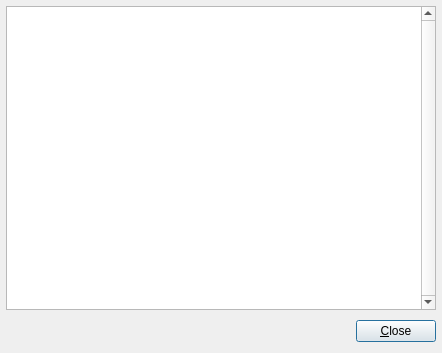
<ui version="4.0" >
 <class>InformationDialog</class>
 <widget class="QDialog" name="InformationDialog" >
  <property name="geometry" >
   <rect>
    <x>0</x>
    <y>0</y>
    <width>442</width>
    <height>353</height>
   </rect>
  </property>
  <property name="windowTitle" >
   <string>Information</string>
  </property>
  <property name="windowIcon" >
   <iconset resource="../qt-resources/qt_widgets.qrc" >:/human_gtk_about_16.png</iconset>
  </property>
  <layout class="QVBoxLayout" >
   <property name="spacing" >
    <number>6</number>
   </property>
   <property name="leftMargin" >
    <number>6</number>
   </property>
   <property name="topMargin" >
    <number>6</number>
   </property>
   <property name="rightMargin" >
    <number>6</number>
   </property>
   <property name="bottomMargin" >
    <number>6</number>
   </property>
   <item>
    <layout class="QVBoxLayout" >
     <property name="spacing" >
      <number>6</number>
     </property>
     <property name="leftMargin" >
      <number>0</number>
     </property>
     <property name="topMargin" >
      <number>0</number>
     </property>
     <property name="rightMargin" >
      <number>0</number>
     </property>
     <property name="bottomMargin" >
      <number>0</number>
     </property>
     <item>
      <widget class="QTextEdit" name="text_information" >
       <property name="verticalScrollBarPolicy" >
        <enum>Qt::ScrollBarAlwaysOn</enum>
       </property>
       <property name="readOnly" >
        <bool>true</bool>
       </property>
      </widget>
     </item>
     <item>
      <layout class="QHBoxLayout" >
       <property name="spacing" >
        <number>6</number>
       </property>
       <property name="leftMargin" >
        <number>0</number>
       </property>
       <property name="topMargin" >
        <number>0</number>
       </property>
       <property name="rightMargin" >
        <number>0</number>
       </property>
       <property name="bottomMargin" >
        <number>0</number>
       </property>
       <item>
        <spacer>
         <property name="orientation" >
          <enum>Qt::Horizontal</enum>
         </property>
         <property name="sizeHint" >
          <size>
           <width>131</width>
           <height>31</height>
          </size>
         </property>
        </spacer>
       </item>
       <item>
        <widget class="QPushButton" name="button_Close" >
         <property name="text" >
          <string>&amp;Close</string>
         </property>
        </widget>
       </item>
      </layout>
     </item>
    </layout>
   </item>
  </layout>
 </widget>
 <resources>
  <include location="../qt-resources/qt_widgets.qrc" />
 </resources>
 <connections>
  <connection>
   <sender>button_Close</sender>
   <signal>clicked()</signal>
   <receiver>InformationDialog</receiver>
   <slot>close()</slot>
   <hints>
    <hint type="sourcelabel" >
     <x>369</x>
     <y>253</y>
    </hint>
    <hint type="destinationlabel" >
     <x>179</x>
     <y>282</y>
    </hint>
   </hints>
  </connection>
 </connections>
</ui>
